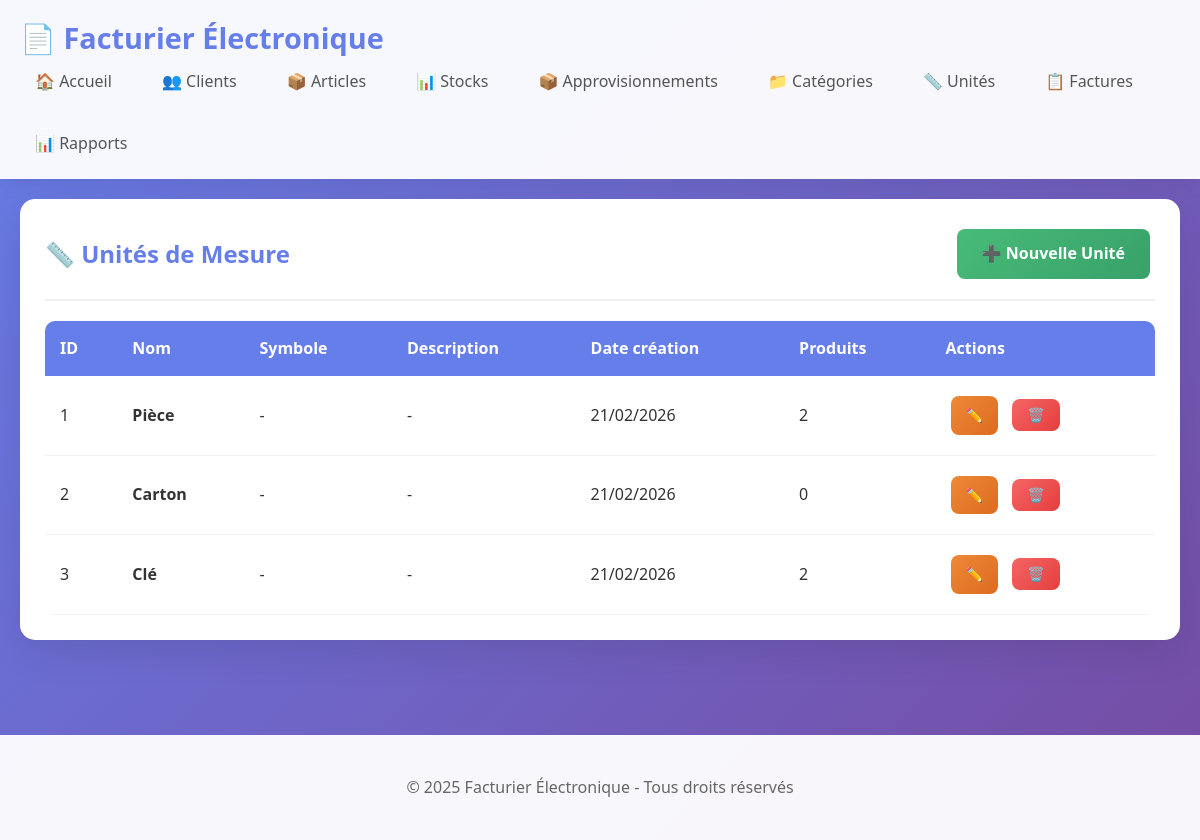
Page /unites on the committed database.
### models.py (models this page shows, shortened)
class UniteMesure(db.Model):
    __tablename__ = 'unites_mesure'
    id = db.Column(db.Integer, primary_key=True)
    nom = db.Column(db.String(50), unique=True, nullable=False)
    symbole = db.Column(db.String(10))
    description = db.Column(db.String(200))
    date_creation = db.Column(db.DateTime, default=datetime.utcnow)

### app.py (the view)
@app.route('/unites')
def unites_list():
    unites = UniteMesure.query.all()
    return render_template('unites_list.html', unites=unites)

### templates/unites_list.html
{% extends "base.html" %}
{% block content %}
<div class="card">
    <div class="card-header">
        <h2>📏 Unités de Mesure</h2>
        <a href="{{ url_for('unite_new') }}" class="btn btn-success">➕ Nouvelle Unité</a>
    </div>
    <div class="table-responsive">
        <table>
            <thead>
                <tr>
                    <th>ID</th>
                    <th>Nom</th>
                    <th>Symbole</th>
                    <th>Description</th>
                    <th>Date création</th>
                    <th>Produits</th>
                    <th>Actions</th>
                </tr>
            </thead>
            <tbody>
                {% for unite in unites %}
                <tr>
                    <td>{{ unite.id }}</td>
                    <td><strong>{{ unite.nom }}</strong></td>
                    <td>{{ unite.symbole or '-' }}</td>
                    <td>{{ unite.description or '-' }}</td>
                    <td>{{ unite.date_creation.strftime('%d/%m/%Y') if unite.date_creation else '-' }}</td>
                    <td>{{ unite.produits|length }}</td>
                    <td>
                        <a href="{{ url_for('unite_edit', id=unite.id) }}" class="btn btn-warning btn-sm">✏️</a>
                        <form method="post" action="{{ url_for('unite_delete', id=unite.id) }}" style="display: inline;" onsubmit="return confirm('Supprimer cette unité ?');">
                            <button type="submit" class="btn btn-danger btn-sm">🗑️</button>
                        </form>
                    </td>
                </tr>
                {% endfor %}
            </tbody>
        </table>
    </div>
</div>
{% endblock %}

### static/style.css (style rules this page uses)
* { margin: 0; padding: 0; box-sizing: border-box; }
body { font-family: 'Segoe UI', Tahoma, Geneva, Verdana, sans-serif; line-height: 1.6; color: #333; background: linear-gradient(135deg, #667eea 0%, #764ba2 100%); min-height: 100vh; }
a { text-decoration: none; color: #667eea; }
.card { background: white; border-radius: 15px; padding: 25px; margin-bottom: 25px; box-shadow: 0 10px 40px rgba(0,0,0,0.1); transition: transform 0.3s; }
.card-header { display: flex; justify-content: space-between; align-items: center; flex-wrap: wrap; margin-bottom: 20px; padding-bottom: 15px; border-bottom: 2px solid #f0f0f0; }
.card-header h2 { color: #667eea; font-size: 1.5rem; }
.table-responsive { overflow-x: auto; border-radius: 10px; }
table { width: 100%; border-collapse: collapse; background: white; }
th { background: #667eea; color: white; font-weight: 600; padding: 15px; text-align: left; }
td { padding: 15px; border-bottom: 1px solid #f0f0f0; }
.btn { display: inline-block; padding: 12px 25px; border: none; border-radius: 8px; font-size: 16px; font-weight: 600; cursor: pointer; transition: all 0.3s; margin: 5px; text-align: center; min-width: 120px; }
.btn-success { background: linear-gradient(135deg, #48bb78 0%, #38a169 100%); color: white; }
.btn-danger { background: linear-gradient(135deg, #f56565 0%, #e53e3e 100%); color: white; }
.btn-warning { background: linear-gradient(135deg, #ed8936 0%, #dd6b20 100%); color: white; }
.btn-sm { padding: 8px 15px; font-size: 14px; min-width: auto; }

### rows in the picture
UniteMesure: id "1", nom "Pièce", symbole "-", description "-", date_creation "21/02/2026", produits|length "2"
UniteMesure: id "2", nom "Carton", symbole "-", description "-", date_creation "21/02/2026", produits|length "0"
UniteMesure: id "3", nom "Clé", symbole "-", description "-", date_creation "21/02/2026", produits|length "2"
